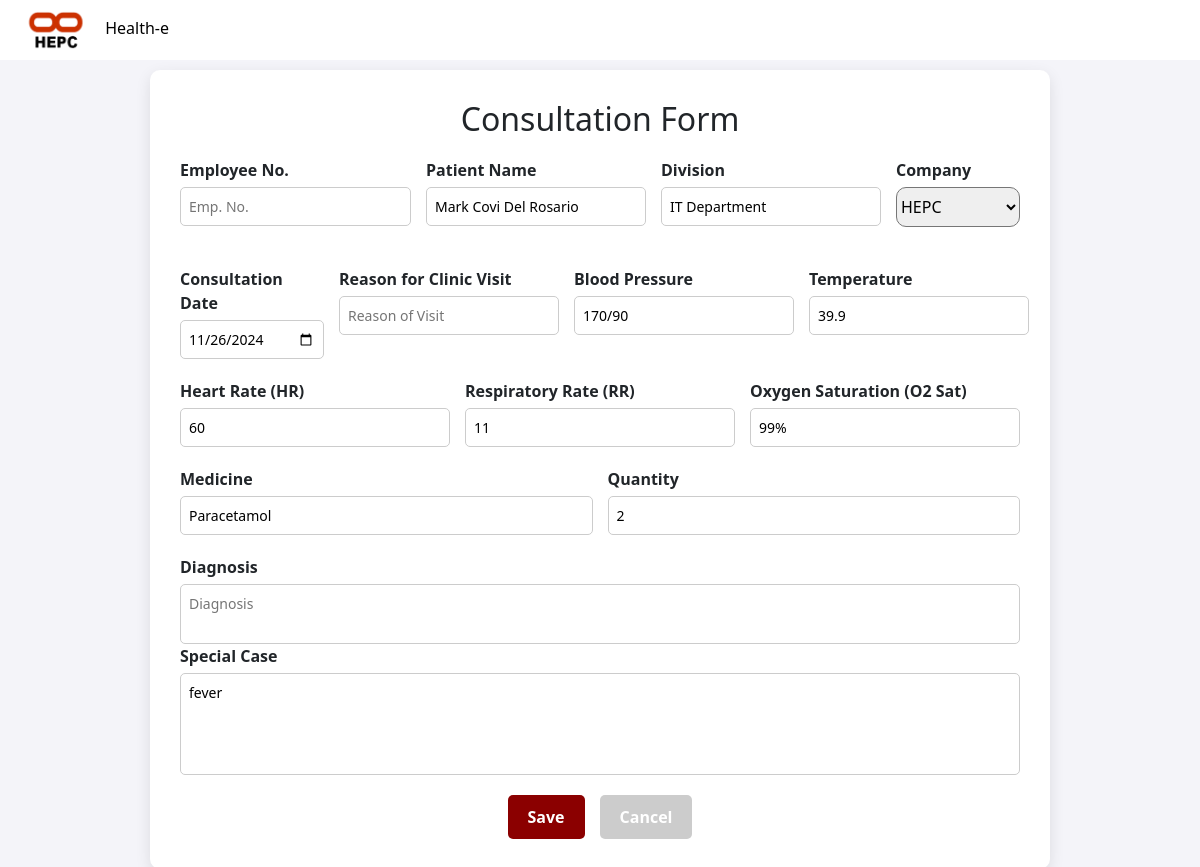
The page /edit_consult.php?c_id=11 on the database as committed earlier.
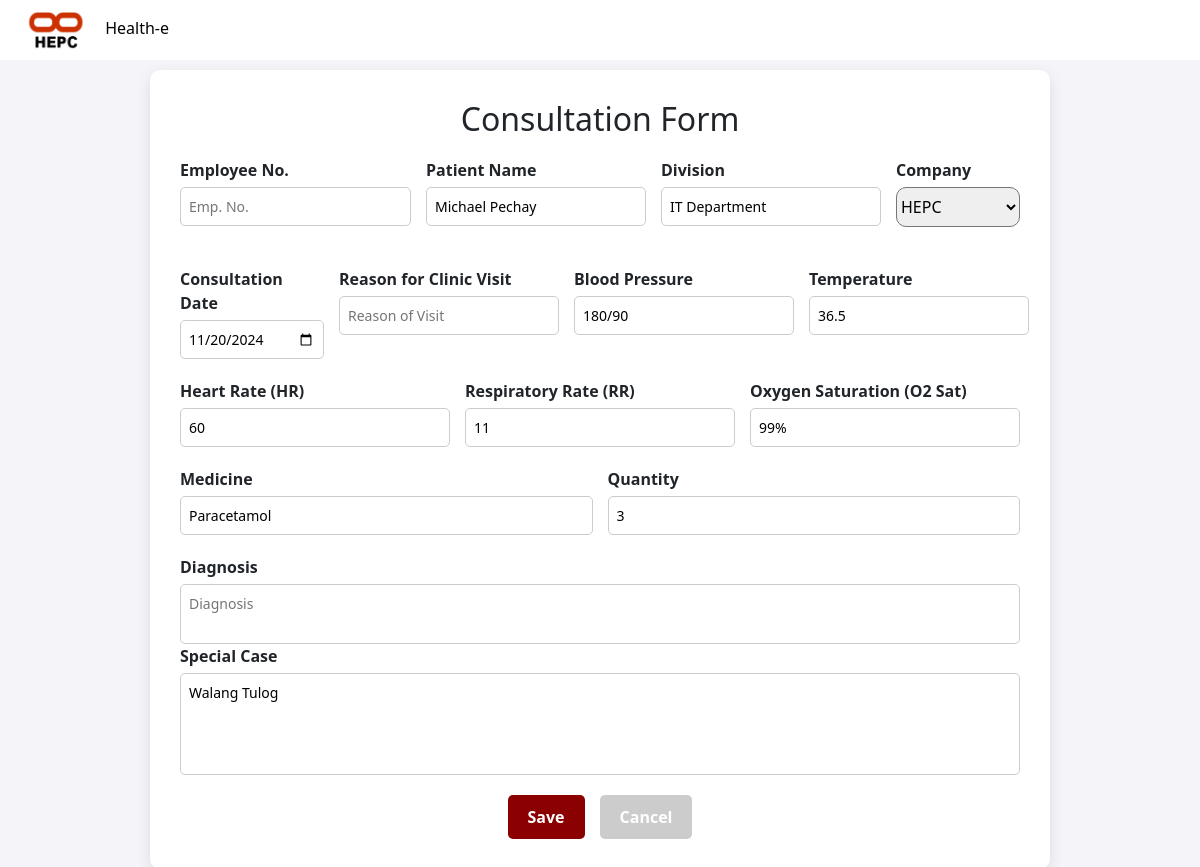
The same page on the database as committed later.
### tables this page shows
CREATE TABLE `consultation` (
  `c_id` int(11) NOT NULL,
  `pnt_name` varchar(50) DEFAULT NULL,
  `division` varchar(50) DEFAULT NULL,
  `company` varchar(50) DEFAULT NULL,
  `c_date` date DEFAULT NULL,
  `bp` varchar(50) DEFAULT NULL,
  `temp` varchar(50) DEFAULT NULL,
  `HR` varchar(50) DEFAULT NULL,
  `RR` varchar(50) DEFAULT NULL,
  `O2_sat` varchar(50) DEFAULT NULL,
  `medicine` varchar(50) DEFAULT NULL,
  `qty` int(11) DEFAULT NULL,
  `remarks` varchar(50) DEFAULT NULL
);

### edit_consult.php (the view, shortened to what this page needs)
<?php
include('edit_delete_dbconn.php');
if (isset($_GET['c_id'])) {
    $c_id = $_GET['c_id'];
} else {
    echo "No consultation ID provided!";
    exit;
}
$emp = $pnt_name = $division = $company = $c_date = $rcv = $bp = $temp = $HR = $RR = $O2_sat = $medicine = $qty = $diagnosis = $remarks = '';
try {
    $stmt = $conn->prepare("SELECT * FROM consultation WHERE c_id = :c_id");
    $stmt->bindParam(':c_id', $c_id, PDO::PARAM_INT);
    $stmt->execute();
    $consultation = $stmt->fetch(PDO::FETCH_ASSOC);
    if ($consultation) {
        $emp = $consultation['emp'];
        $pnt_name = $consultation['pnt_name'];
        $division = $consultation['division'];
        $company = $consultation['company'];
        $c_date = $consultation['c_date'];
        $rcv = $consultation['rcv'];
        $bp = $consultation['bp'];
        $temp = $consultation['temp'];
        $HR = $consultation['HR'];
        $RR = $consultation['RR'];
        $O2_sat = $consultation['O2_sat'];
        $medicine = $consultation['medicine'];
        $qty = $consultation['qty'];
        $diagnosis = $consultation['diagnosis'];
        $remarks = $consultation['remarks'];
    } else {
        echo "No consultation found with this ID.";
        exit;
    }
} catch (PDOException $e) {
    echo "Database Error: " . $e->getMessage();
    exit;
}
?>
<!DOCTYPE html>
<html lang="en">
<head>
    <link href="https://cdn.jsdelivr.net/npm/bootstrap@5.3.0-alpha1/dist/css/bootstrap.min.css" rel="stylesheet">
</head>
<body>
    <nav class="navbar">
        <div class="logo">
            <img src="unnamed.png" alt="Logo">
            Health-e
        </div>
    </nav>
    <div class="form-container">
        <h2>Consultation Form</h2>
        <form action="post.php" method="POST">
            <div class="form-row">
                <div class="form-group">
                    <label for="name">Employee No.</label>
                    <input type="text" id="emp" name="emp" placeholder="Emp. No."  value="<?= htmlspecialchars($emp) ?>" required>
                </div>
            <div class="form-row">
                <div class="form-group">
                    <label for="name">Patient Name</label>
                    <input type="text" id="name" name="pnt_name" placeholder="Full Name"  value="<?= htmlspecialchars($pnt_name) ?>" required>
                </div>
                <div class="form-group">
                    <label for="division">Division</label>
                    <input type="text" id="division" name="division" placeholder="Division" value="<?= htmlspecialchars($division) ?>" required>
                </div>
                <div class="form-group">
                    <label for="company">Company</label>
                    <select id="company" name="company" placeholder = "status" style ="height: 40px; border-radius: 10px;">
                        <option><?= htmlspecialchars($company) ?></option>
                    </select>
                </div>
    </div>
            </div>
            <div class="form-row">
                <div class="form-group">
                    <label for="c_date">Consultation Date</label>
                    <input type="date" id="c_date" name="c_date" value="<?= htmlspecialchars($c_date) ?>" required>
                </div>
                <div class="form-group">
                    <label for="bp">Reason for Clinic Visit</label>
                    <input type="text" id="rcv" name="rcv" value="<?= htmlspecialchars($rcv) ?>" placeholder="Reason of Visit">
                </div>
                <div class="form-group">
                    <label for="bp">Blood Pressure</label>
                    <input type="text" id="bp" name="bp" placeholder="BP" value="<?= htmlspecialchars($bp) ?>" required>
                </div>
                <div class="form-group">
                    <label for="temp">Temperature</label>
                    <input type="text" id="temp" name="temp" placeholder="Temperature" value="<?= htmlspecialchars($temp) ?>" required>
                </div>
            </div>
            <div class="form-row">
                <div class="form-group">
                    <label for="HR">Heart Rate (HR)</label>
                    <input type="text" id="HR" name="HR" placeholder="Heart Rate"  value="<?= htmlspecialchars($HR) ?>" required>
                </div>
                <div class="form-group">
                    <label for="RR">Respiratory Rate (RR)</label>
                    <input type="text" id="RR" name="RR" placeholder="Respiratory Rate" value="<?= htmlspecialchars($RR) ?>" required>
                </div>
                <div class="form-group">
                    <label for="O2_sat">Oxygen Saturation (O2 Sat)</label>
                    <input type="text" id="O2_sat" name="O2_sat" placeholder="O2 Sat" value="<?= htmlspecialchars($O2_sat) ?>"  required>
                </div>
            </div>
            <div class="form-row">
                <div class="form-group">
                    <label for="medicine">Medicine</label>
                    <input type="text" id="medicine" name="medicine" placeholder="Medicine" value="<?= htmlspecialchars($medicine) ?>" required>
                </div>
                <div class="form-group">
                    <label for="qty">Quantity</label>
                    <input type="number" id="qty" name="qty" placeholder="Quantity" value="<?= htmlspecialchars($qty) ?>" required>
                </div>
            </div>
            <div class="form-group">
                <label for="remarks">Diagnosis</label>
                <textarea id="diagnosis" name="diagnosis" placeholder="Diagnosis"><?= htmlspecialchars($diagnosis) ?></textarea>
            </div>
            <div class="form-group">
                <label for="remarks">Special Case</label>
                <textarea id="remarks" name="remarks" rows="4" placeholder="Remarks or concerns" required><?= htmlspecialchars($remarks) ?></textarea>
            </div>
            <div class="btn-group">
                <button type="submit" class="btn-submit">Save</button>
                <a class="btn-cancel" href="clinic_admin.php#balances">Cancel</a>
            </div>
        </form>
    </div>
</body>
</html>

### edit_consult.php (style rules this page uses)
body { font-family: 'Segoe UI', Tahoma, Geneva, Verdana, sans-serif; background-color: #f4f4f9; padding-top: 70px; }
.navbar { background-color: #ffff; color: black; padding: 10px 20px; position: fixed; width: 100%; top: 0; z-index: 1000; display: flex; align-items: center; }
.navbar .logo img { height: 40px; margin-right: 10px; }
.form-container { background-color: white; padding: 30px; border-radius: 10px; box-shadow: 0 5px 15px rgba(0, 0, 0, 0.1); width: 90%; max-width: 900px; margin: auto; }
h2 { text-align: center; margin-bottom: 20px; }
.form-row { display: flex; gap: 15px; margin-bottom: 20px; }
.form-group { flex: 1; display: flex; flex-direction: column; }
.form-group label { margin-bottom: 5px; font-weight: bold; }
.form-group input, .form-group textarea { padding: 8px; border: 1px solid #ccc; border-radius: 5px; font-size: 14px; }
textarea { resize: none; }
.btn-group { display: flex; justify-content: center; gap: 15px; margin-top: 20px; }
.btn-submit { background-color: #8B0000; color: white; border: none; padding: 10px 20px; border-radius: 5px; cursor: pointer; font-weight: bold; }
.btn-cancel { background-color: #ccc; color: white; border: none; padding: 10px 20px; border-radius: 5px; cursor: pointer; font-weight: bold; text-decoration: none; }

Rows that differ between the two databases and show on the page:
changed consultation "IT Department": pnt_name "Mark Covi Del Rosario" → "Michael Pechay"; c_date "11/26/2024" → "11/20/2024"; bp "170/90" → "180/90"; temp "39.9" → "36.5"; qty "2" → "3"; remarks "fever" → "Walang Tulog"
